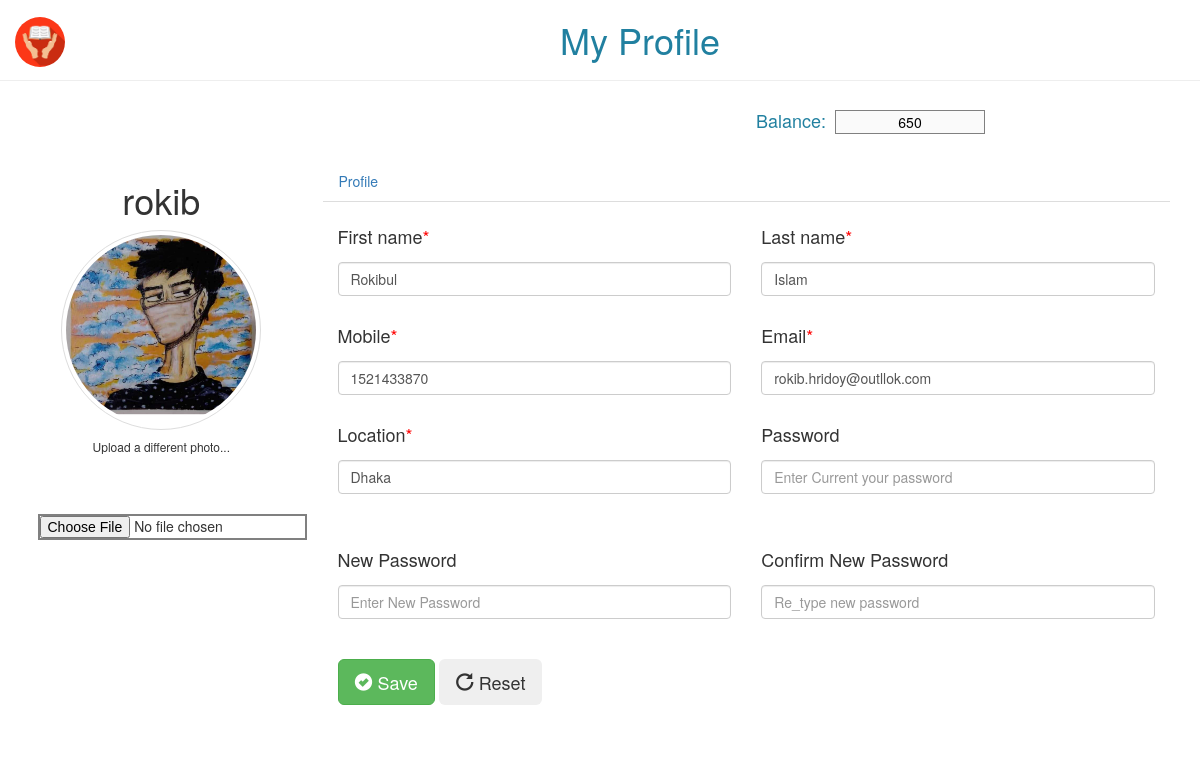
Screenshot of /profile/ (signed in) with the database file from the repository.
### E_book_library_management_system/models.py (models this page shows, shortened)
class Profile(models.Model):
    user = models.OneToOneField(User, on_delete=models.CASCADE)
    image = models.ImageField(default="profile_pic/default.png", upload_to = "profile_pic/")
    mobile_num = models.IntegerField(null = True, blank = True)
    location = models.CharField(null = True, blank = True, max_length=40)
    balance = models.IntegerField(default = 0)

### E_book_library_management_system/views.py (the view)
# urls.py: path('profile/', views.profile_page, name='profile'),
@login_required
def profile_page(request):
    if Profile.objects.filter(user = request.user.id).exists():
        p_page = Profile.objects.filter(user = request.user.id)
        return render(request, 'E_book_library_management_system/profile.html', {'profile_page': p_page})
    else:
        return render(request, 'E_book_library_management_system/book.html')

### E_book_library_management_system/templates/E_book_library_management_system/profile.html (shortened to what this page needs)
{% load static %}
<!DOCTYPE html>
<html lang="en">
<head>
    <link rel="stylesheet" href="https://maxcdn.bootstrapcdn.com/bootstrap/3.3.7/css/bootstrap.min.css">
</head>
<body>
    <a class="navbar-brand" href="{% url 'home' %}">
        <img src="{% static 'images/book-icon.jpg' %}" style="height:50px; width:50px; border-radius:50%; margin-top: -18px">
    </a>
    <div style = "text-align: center;" color = "lightblue">
        <h1 style = "color: rgb(33, 128, 160)"> My Profile </h1>
    </div>
    {% if profile_page %}
        {% for p_page in profile_page %}
        <hr>
        <div class="form-group">
            <div style="text-align: right; ">
                <label for="first_name"><h4 style="margin-right: 5px; color: rgb(33, 128, 160);"> Balance: </h4></label>
                <input style="text-align: center; width: 150px; margin-right: 215px; border: 1px solid gray; color: black" value = "{{p_page.balance}}" disabled>
            </div>
        </div>
        <div class="container bootstrap snippet">
            <div class="row">
                <div class="col-sm-3" style="justify-content:center;">
                    <div class="text-center">
                        <div class="title"><h1>{{p_page.user}}</h1></div>
                        <img src="{{p_page.image.url}}" class="avatar  img-thumbnail" alt="avatar" style="height: 200px; width:200px; border-radius: 50%;">
                        <h6>Upload a different photo...</h6>
                        <br>
                    </div>
                </div>
                <div class="col-sm-9">
                    <ul class="nav nav-tabs">
                        <li class="nav-item">
                          <a class="nav-link active" aria-current="page" href="{% url 'profile' %}">Profile</a>
                        </li>
                    </ul>
                    <div class="tab-content">
                        <div class="tab-pane active" id="home">
                            <form action="{% url 'profile_func' %}" method="POST" enctype="multipart/form-data">
                                <div class="form-group">
                                    <div class="col-xs-6">
                                        <label for="first_name"><h4>First name<font color =red>*</font></h4></label>
                                        <input type="text" class="form-control" id="first_name" name = "first_name" value = "{{p_page.user.first_name}}" required>
                                        <span class = "alert" id="errFirst"></span>
                                    </div>
                                </div>
                                <div class="form-group">
                                    <div class="col-xs-6">
                                        <label for="last_name"><h4>Last name<font color =red>*</font></h4></label>
                                        <input type="text" class="form-control" id = "last_name" name = "last_name" value = "{{p_page.user.last_name}}"required>
                                        <span class = "alert" id="errLast"></span>
                                    </div>
                                </div>
                                <div class="form-group">
                                    <div class="col-xs-6">
                                        <label for="mobile"><h4>Mobile<font color =red>*</font></h4></label>
                                        <input type="text" class="form-control" id="mobile" name="mobile" value = "{{p_page.mobile_num}}" placeholder="enter mobile number" title="enter your mobile number if any.">
                                        <span class = "alert" id="errMob"></span>
                                    </div>
                                </div>
                                <div class="form-group">
                                    <div class="col-xs-6">
                                        <label for="email"><h4>Email<font color =red>*</font></h4></label>
                                        <input type="email" class="form-control" id = "email" name = "email" value = "{{p_page.user.email}}"required>
                                        <span class = "alert" id="errEmail"></span>
                                    </div>
                                </div>
                                <div class="form-group">
                                    <div class="col-xs-6">
                                        <label for="text"><h4>Location<font color =red>*</font></h4></label>
                                        <input type="text" class="form-control" id="location" name="location" value = "{{p_page.location}}" placeholder="somewhere">
                                        <span class = "alert" id="errLoc"></span>
                                    </div>
                                </div>
                                <div class="form-group">
                                    <div class="col-xs-6">
                                        <label for="password"><h4>Password</h4></label>
                                        <input type="password" class="form-control" id = "password" name = "password" placeholder = "Enter Current your password">
                                    </div>
                                </div>
                                <div class="col-sm-3" style="margin-right: 800px; margin-left: -300px;">
                                    <input type="file" class="text-center center-block file-upload" name="photo" style="border:2px solid gray; padding-right: -500px">
                                </div>
                                <div class="form-group">
                                    <div class="col-xs-6">
                                        <label for="password2"><h4>New Password</h4></label>
                                        <input type="password" class="form-control" id = "new_password" name = "new_password" placeholder="Enter New Password">
                                        <span class = "alert" id="errNewpass"></span>
                                    </div>
                                </div>
                                <div class="form-group">
                                    <div class="col-xs-6">
                                        <label for="password2"><h4>Confirm New Password</h4></label>
                                        <input type="password" class="form-control" name = "re_password" placeholder="Re_type new password">
                                    </div>
                                </div>
                                <div class="form-group">
                                    <div class="col-xs-12">
                                        <br>
                                        <button class="btn btn-lg btn-success" type="submit" onclick = "return validation()" value="Update Profile" name="submit"><i class="glyphicon glyphicon-ok-sign"></i> Save </button>
                                        <button class="btn btn-lg" type="reset"><i class="glyphicon glyphicon-repeat"></i> Reset</button>
                                    </div>
                                </div>
                            </form>
                        </div>
                    </div>
                </div>
            </div><br><br>
        </div>
        {%endfor%}
    {%endif%}
</body>
</html>

### E_book_library_management_system/templates/E_book_library_management_system/profile.html (style rules this page uses)
.alert { color: red; }

### rows the page displays
Profile: balance "650", user "rokib", image (picture), first_name "Rokibul", last_name "Islam", mobile "1521433870", email "rokib.hridoy@outllok.com", location "Dhaka"
